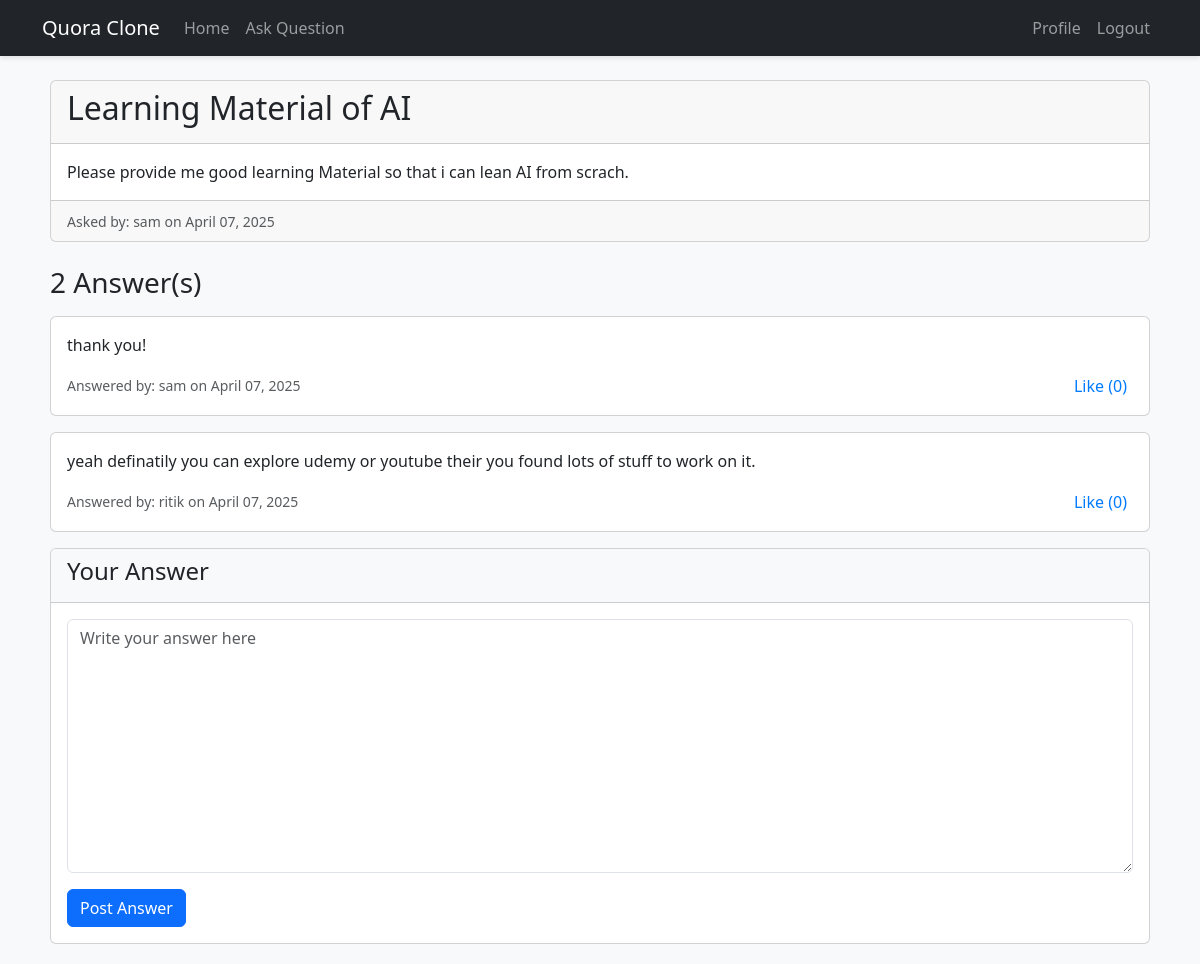
Page /question/2/ (signed in) on the committed database.
### qa_app/models.py (models this page shows, shortened)
class Question(models.Model):
    user = models.ForeignKey(User, on_delete=models.CASCADE)
    title = models.CharField(max_length=200)
    content = models.TextField()
    created_at = models.DateTimeField(default=timezone.now)
    class Meta:
        ordering = ['-created_at']

class Answer(models.Model):
    user = models.ForeignKey(User, on_delete=models.CASCADE)
    question = models.ForeignKey(Question, on_delete=models.CASCADE, related_name='answers')
    content = models.TextField()
    created_at = models.DateTimeField(default=timezone.now)
    likes = models.ManyToManyField(User, related_name='liked_answers', blank=True)
    class Meta:
        ordering = ['-created_at']

### qa_app/views.py (the view)
# urls.py: path('question/<int:pk>/', views.question_detail, name='question_detail'),
def question_detail(request, pk):
    question = get_object_or_404(Question, pk=pk)
    answers = question.answers.all()
    if request.method == 'POST':
        if not request.user.is_authenticated:
            messages.warning(request, 'You need to log in to post an answer.')
            return redirect('login')
        answer_form = AnswerForm(request.POST)
        if answer_form.is_valid():
            new_answer = answer_form.save(commit=False)
            new_answer.user = request.user
            new_answer.question = question
            new_answer.save()
            messages.success(request, 'Your answer has been posted!')
            return redirect('question_detail', pk=question.pk)
    else:
        answer_form = AnswerForm()
    context = {
        'question': question,
        'answers': answers,
        'answer_form': answer_form
    }
    return render(request, 'qa_app/question_detail.html', context)

### qa_app/forms.py
class AnswerForm(forms.ModelForm):
    class Meta:
        model = Answer
        fields = ['content']
        widgets = {
            'content': forms.Textarea(attrs={'class': 'form-control', 'placeholder': 'Write your answer here'})
        }
        labels = {
            'content': 'Your Answer'
        }

### qa_app/templates/qa_app/question_detail.html (shortened to what this page needs)
{% extends "qa_app/base.html" %}
{% block content %}
<div class="card mb-4">
    <div class="card-header">
        <h2 class="card-title">{{ question.title }}</h2>
    </div>
    <div class="card-body">
        <p class="card-text">{{ question.content }}</p>
    </div>
    <div class="card-footer text-muted">
        <small>Asked by: {{ question.user.username }} on {{ question.created_at|date:"F d, Y" }}</small>
    </div>
</div>
<h3 class="mb-3">{{ answers.count }} Answer(s)</h3>
{% if answers %}
    {% for answer in answers %}
    <div class="card mb-3">
        <div class="card-body">
            <p class="card-text">{{ answer.content }}</p>
            <div class="d-flex justify-content-between align-items-center">
                <small class="text-muted">
                    Answered by: {{ answer.user.username }} on {{ answer.created_at|date:"F d, Y" }}
                </small>
                <div>
                    {% if user.is_authenticated %}
                    <form action="{% url 'like_answer' answer.pk %}" method="POST" class="d-inline">
                        <button type="submit" class="like-btn">
                            {% if user in answer.likes.all %}
                            <i class="fas fa-heart"></i> Unlike
                            {% else %}
                             Like
                            {% endif %}
                            ({{ answer.likes.count }})
                        </button>
                    </form>
                    {% else %}
                    <span class="text-muted">
                        <i class="far fa-heart"></i> {{ answer.likes.count }} likes
                    </span>
                    {% endif %}
                </div>
            </div>
        </div>
    </div>
    {% endfor %}
{% else %}
    <div class="alert alert-secondary mb-4">
        No answers yet. Be the first to answer!
    </div>
{% endif %}
{% if user.is_authenticated %}
<div class="card">
    <div class="card-header bg-light">
        <h4 class="card-title">Your Answer</h4>
    </div>
    <div class="card-body">
        <form method="POST">
            <div class="form-group mb-3">
                {{ answer_form.content }}
            </div>
            <button type="submit" class="btn btn-primary">Post Answer</button>
        </form>
    </div>
</div>
{% else %}
<div class="alert alert-info">
    <a href="{% url 'login' %}">Log in</a> to post an answer.
</div>
{% endif %}
{% endblock %}

### qa_app/templates/qa_app/base.html (style rules this page uses)
body { padding-top: 60px; background-color: #f8f9fa; }
.like-btn { background: none; border: none; color: #007bff; cursor: pointer; }

### rows in the picture
Question: title "Learning Material of AI", content "Please provide me good learning Material so that i can lean AI from scrach.", user.username "sam", created_at "April 07, 2025", count "2"
Answer: content "thank you!", user.username "sam", created_at "April 07, 2025", shows "Like", likes.count "0"
Answer: content "yeah definatily you can explore udemy or youtube their you found lots of stuff to work on it.", user.username "ritik", created_at "April 07, 2025", shows "Like", likes.count "0"
